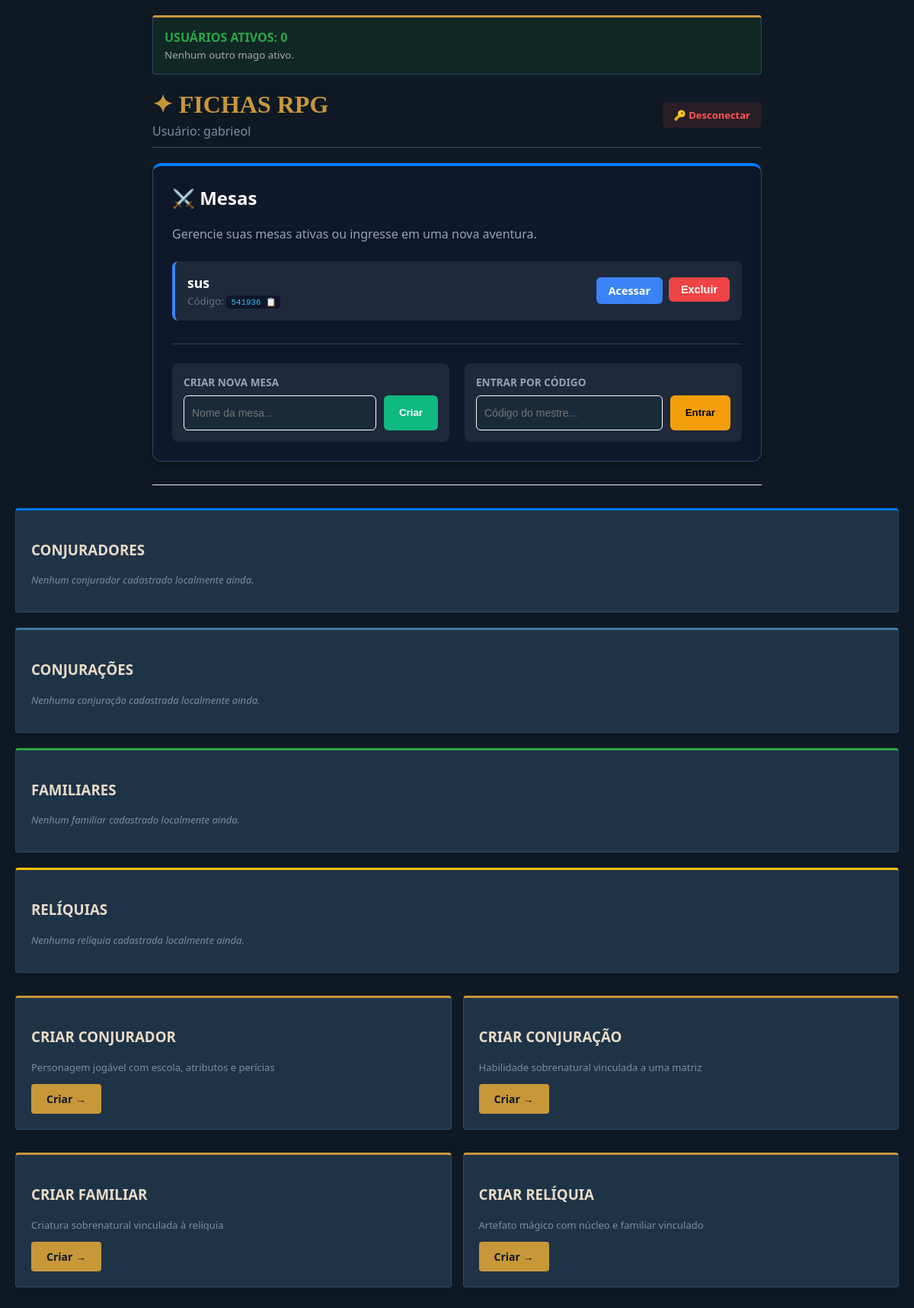
Before: /hub (signed in) with the older database file.
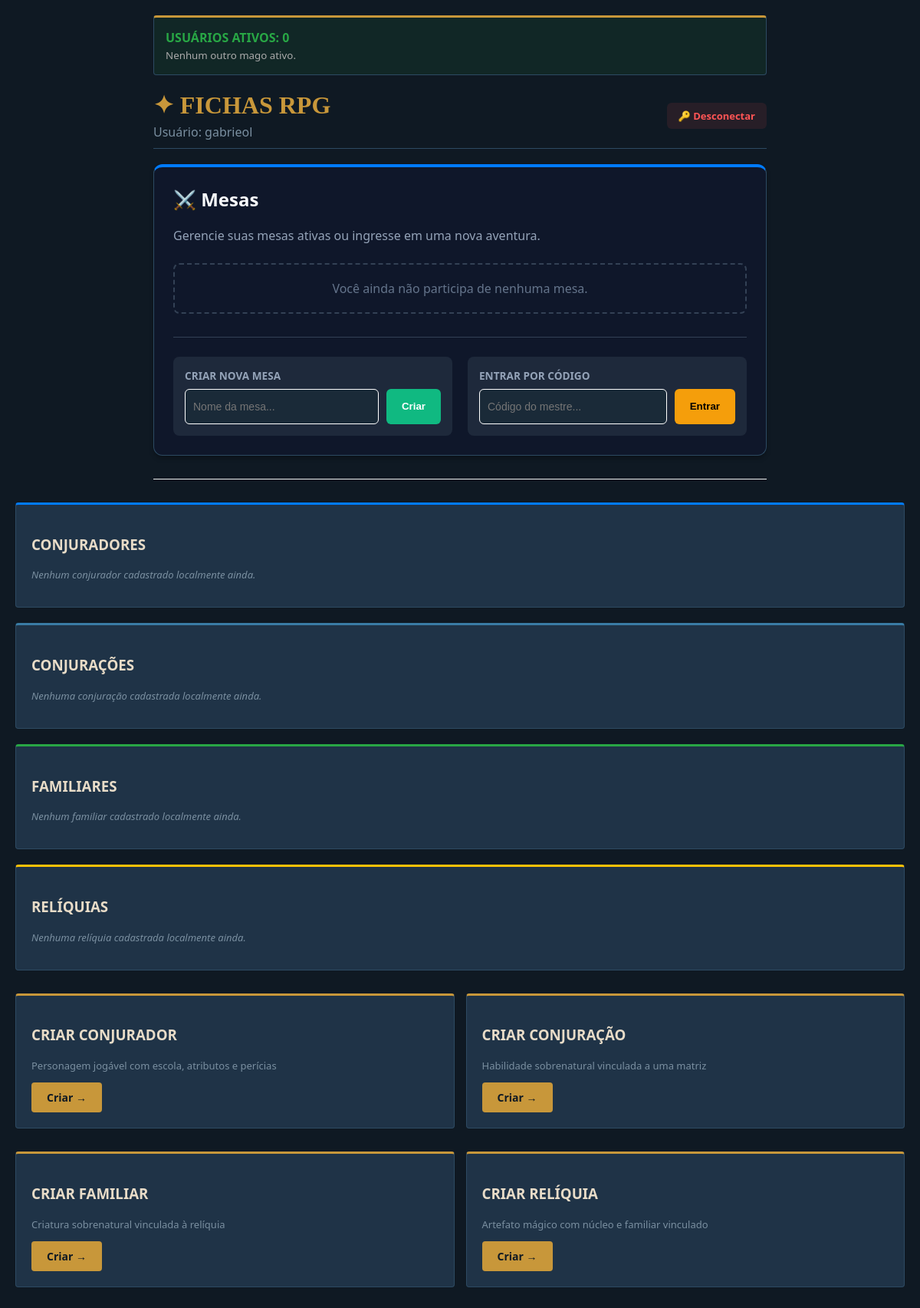
After: the same page with the newer database file.
### tables this page shows
CREATE TABLE mesas (
                id INTEGER PRIMARY KEY AUTOINCREMENT,
                nome TEXT NOT NULL,
                codigo_convite TEXT UNIQUE NOT NULL,
                mestre_id INTEGER NOT NULL,
                FOREIGN KEY(mestre_id) REFERENCES usuarios(id)
            );

### controllers/route_controller.py (the view)
@bp.route('/hub')
@login_required
def hub():
    conjuradores = CharacterModel.get_all_by_type('conjurador', current_user.id)
    conjuracoes = CharacterModel.get_all_by_type('conjuracao', current_user.id)
    familiares = CharacterModel.get_all_by_type('familiar', current_user.id)
    reliquias = CharacterModel.get_all_by_type('reliquia', current_user.id)
    minhas_mesas = MesaModel.get_mesas_por_usuario(current_user.id)
    return render_template('hub.html',
                           conjuradores=conjuradores,
                           conjuracoes=conjuracoes,
                           familiares=familiares,
                           reliquias=reliquias,
                           mesas=minhas_mesas)

### app.py (called while the page is built)
@app.before_request
def update_user_activity():
    if current_user.is_authenticated:
        conn = sqlite3.connect('database.db')
        cursor = conn.cursor()
        cursor.execute("UPDATE usuarios SET last_active = ? WHERE id = ?",
                       (datetime.now(), current_user.id))
        conn.commit()
        conn.close()

@app.after_request
def add_header(response):
    response.headers["Cache-Control"] = "no-cache, no-store, must-revalidate"
    response.headers["Pragma"] = "no-cache"
    response.headers["Expires"] = "0"
    return response

@login_manager.user_loader
def load_user(user_id):
    return Usuario.get_by_id(int(user_id))

### models/user.py (called while the page is built)
    @staticmethod
    def get_by_id(user_id):
        conn = sqlite3.connect('database.db')
        cursor = conn.cursor()
        cursor.execute("SELECT id, username, password FROM usuarios WHERE id = ?", (user_id,))
        row = cursor.fetchone()
        conn.close()
        return Usuario(row[0], row[1], row[2]) if row else None

### templates/hub.html (shortened to what the changed rows need)
{% extends 'base.html' %}
{% block content %}
<div class="header" style="display: flex; justify-content: space-between; align-items: center; margin-bottom: 20px;">
    <div>
        <h1>✦ FICHAS RPG</h1>
    </div>
</div>
<div class="card" style="margin-bottom: 30px; border-top: 4px solid #007bff; background: #0f172a; padding: 25px; border-radius: 12px; box-shadow: 0 4px 6px -1px rgba(0,0,0,0.3);">
    <h2 style="margin-top: 0; color: #f8fafc; font-size: 1.5rem; display: flex; align-items: center; gap: 10px;">
        ⚔️ Mesas
    </h2>
    <div style="display: flex; flex-direction: column; gap: 12px; margin-bottom: 30px;">
        {% if mesas %}
            {% for mesa in mesas %}
                <div style="padding: 16px; background: #1e293b; border-radius: 8px; border-left: 4px solid #3b82f6; display: flex; justify-content: space-between; align-items: center;">
                    <div>
                        <strong style="color: #ffffff; font-size: 1.1rem; display: block;">{{ mesa.nome }}</strong>
<small style="color: #64748b;">
    Código:
    <code style="background: #0f172a; padding: 2px 6px; border-radius: 4px; color: #38bdf8; cursor: pointer; display: inline-block;"
          onclick="copiarTexto(this, '{{ mesa.codigo_convite }}')">
        <span class="codigo-valor">{{ mesa.codigo_convite }}</span>
        <span class="icone-copia">📋</span>
    </code>
</small>                    </div>
                    <div style="display: flex; gap: 8px;">
    <a href="{{ url_for('routes.detalhes_mesa', mesa_id=mesa.id) }}"
       style="background: #3b82f6; color: white; text-decoration: none; padding: 8px 16px; border-radius: 6px; font-weight: bold; font-size: 0.9rem;">
       Acessar
    </a>
    {% if mesa.mestre_id == current_user.id %}
        <form action="{{ url_for('routes.delete_mesa', mesa_id=mesa.id) }}" method="POST"
              onsubmit="return confirm('Tem certeza que deseja APAGAR a mesa {{ mesa.nome }}? Esta ação é irreversível.');">
            <button type="submit" style="background: #ef4444; color: white; border: none; padding: 8px 16px; border-radius: 6px; cursor: pointer; font-weight: bold; font-size: 0.9rem;">
                Excluir
            </button>
        </form>
    {% endif %}
</div>
                </div>
            {% endfor %}
        {% else %}
            <div style="text-align: center; padding: 20px; border: 2px dashed #334155; border-radius: 8px;">
                <p style="color: #64748b; margin: 0;">Você ainda não participa de nenhuma mesa.</p>
            </div>
        {% endif %}
    </div>
</div>
</div>
{% endblock %}

Changed rows visible on the page:
removed mesas: nome "sus", codigo_convite "541936"
Other visible differences:
text now shown: "Você ainda não participa de nenhuma mesa."
